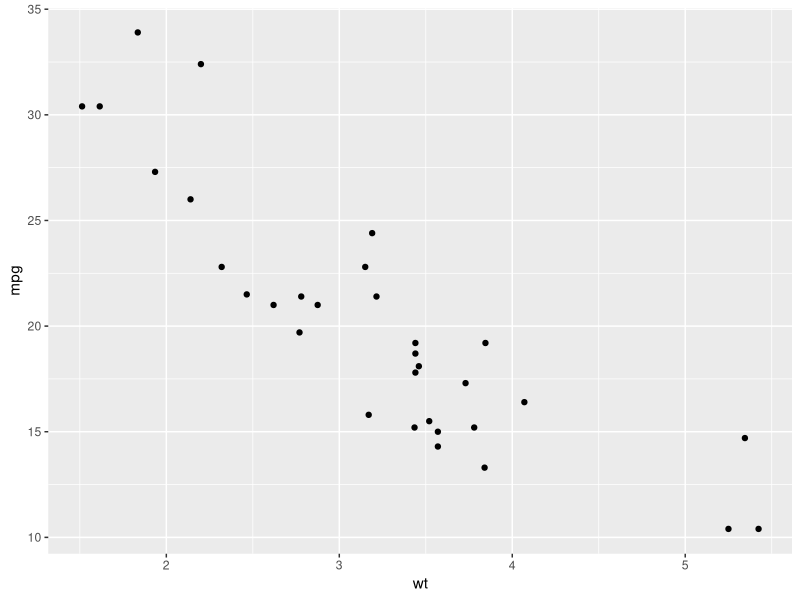
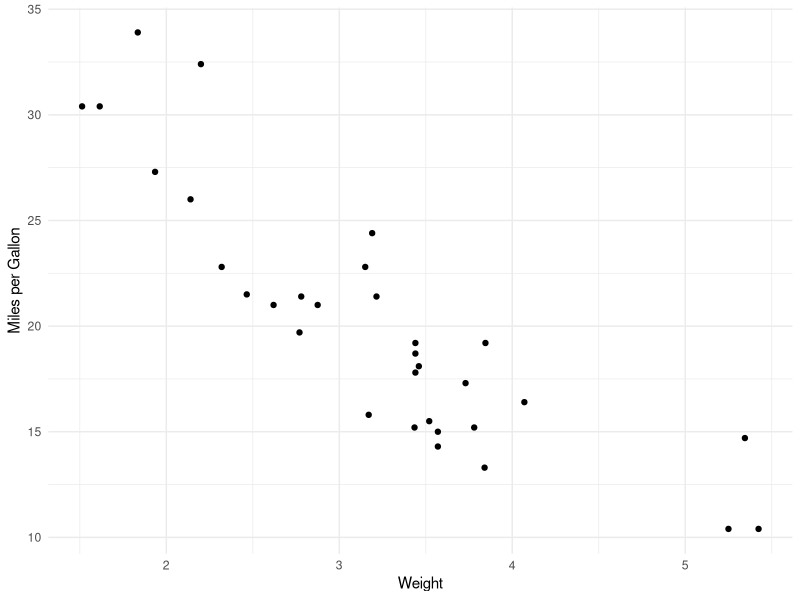
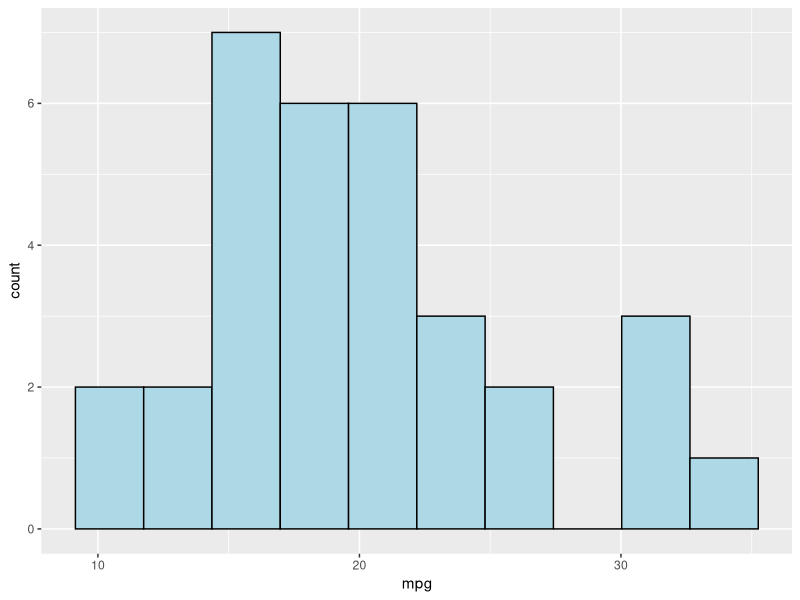
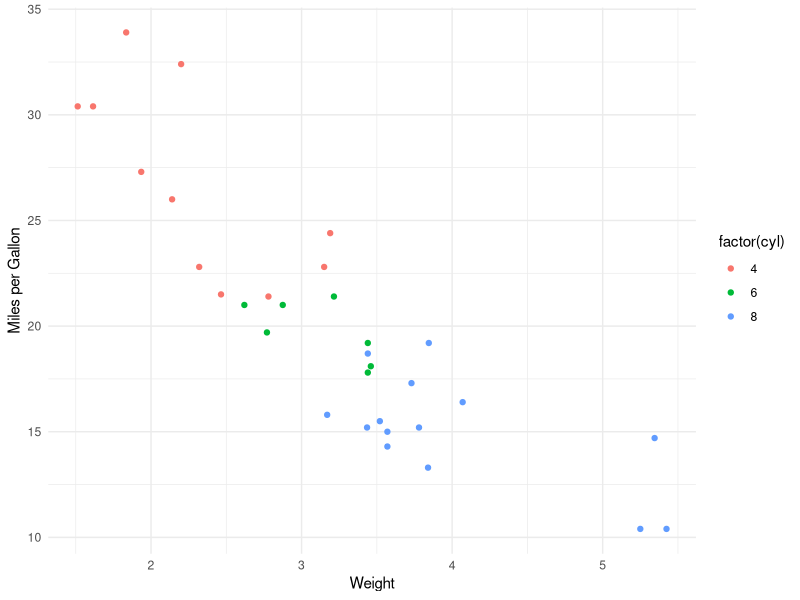
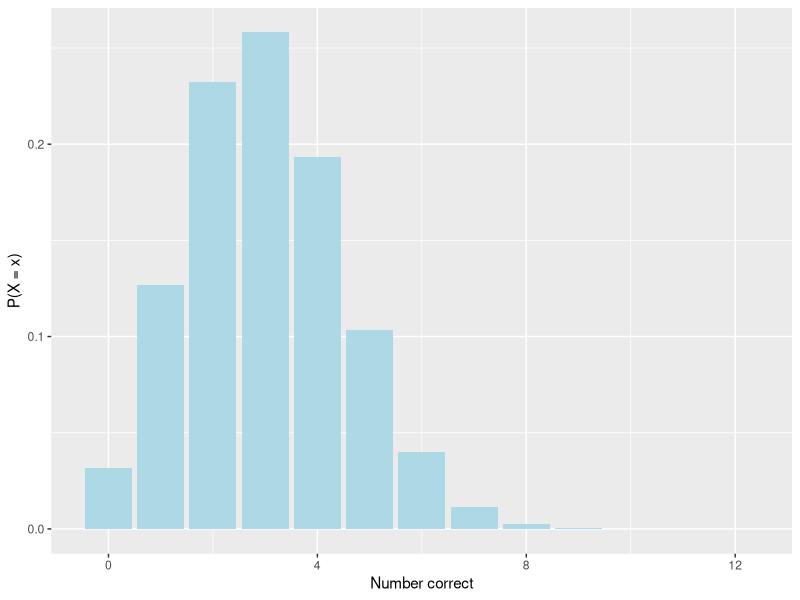
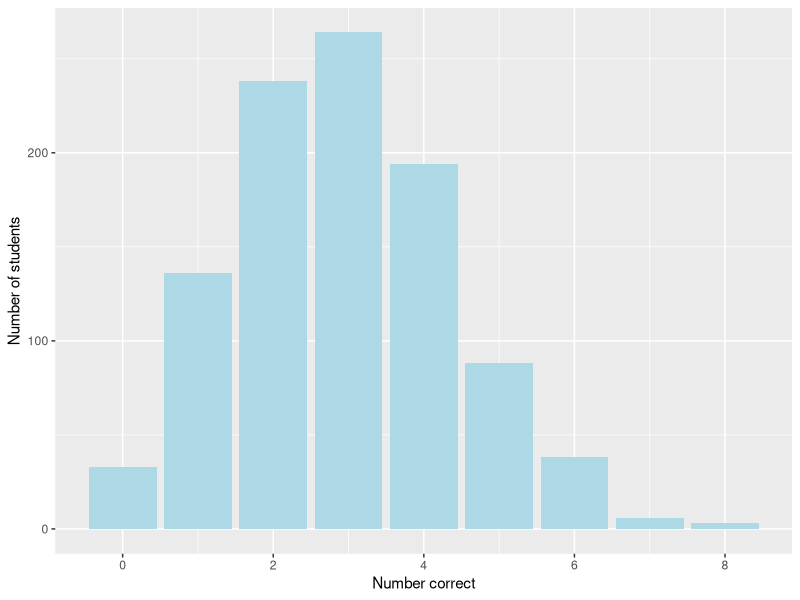
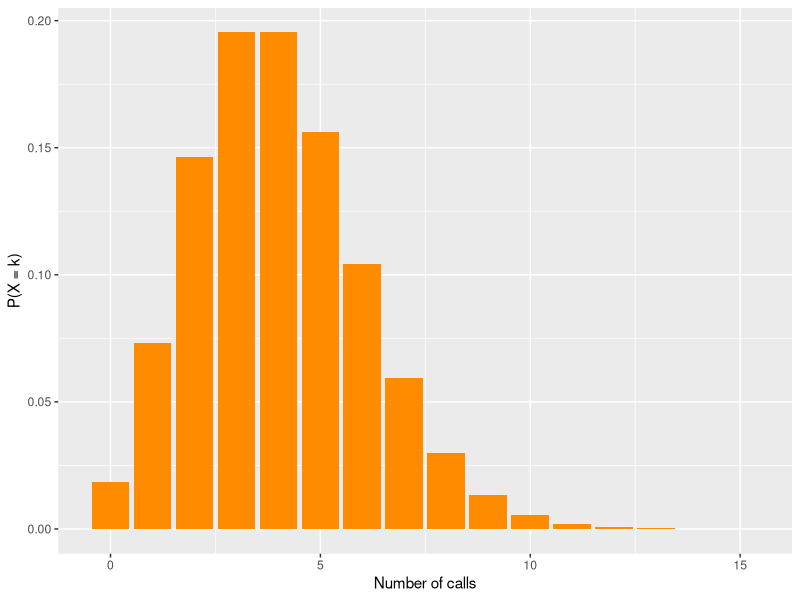
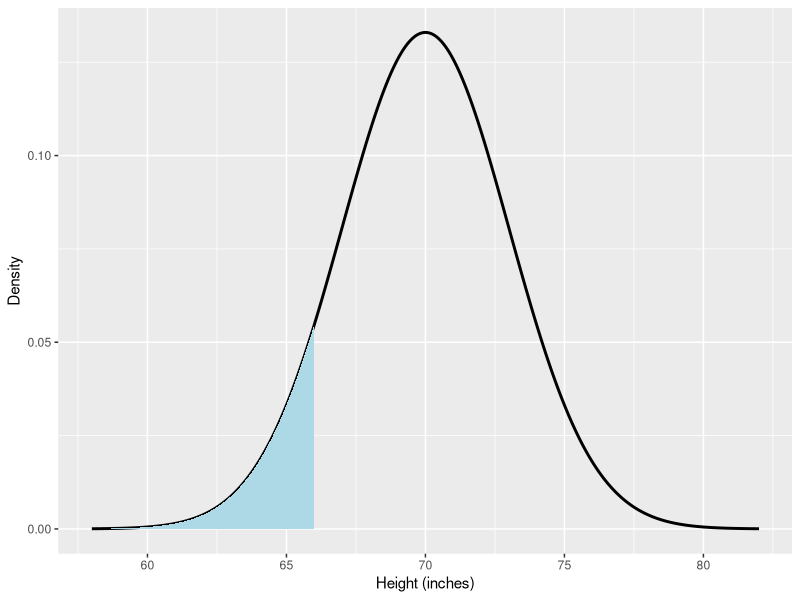

Here is the R script that generated these plots, in order:
## ---- chunk 1
2 + 2
## ---- chunk 2
#| echo: true
#| eval: true

mean(c(82, 91, 76, 88, 95))
## ---- chunk 3
scores <- c(82, 91, 76, 88, 95)
## ---- chunk 4
#install.packages("ggplot2)
library(ggplot2)
## ---- chunk 5
ggplot(data = mtcars, aes(x = wt, y = mpg)) + geom_point()
## ---- chunk 6
ggplot(data = mtcars, aes(x = wt, y = mpg)) + 
  geom_point() +
  labs(x = "Weight",y = "Miles per Gallon") +
  theme_minimal()


## ---- chunk 7
 ggplot(data = mtcars, aes(x = mpg)) + 
   geom_histogram(bins=10,color = "black",fill="lightblue")
## ---- chunk 8
ggplot(data = mtcars, aes(x = wt, y = mpg, color = factor(cyl))) + 
  geom_point() +
  labs(x = "Weight",y = "Miles per Gallon") +
  theme_minimal()
## ---- chunk 9
n <- 12
p <- 0.25
## ---- chunk 10
dbinom(5, size = n, prob = p)
## ---- chunk 11
dbinom(0:12, size = n, prob = p)
## ---- chunk 12
pbinom(3, size = n, prob = p)
## ---- chunk 13
sum(dbinom(0:3, size = n, prob = p))
## ---- chunk 14
1 - pbinom(5, size = n, prob = p)
## ---- chunk 15
pbinom(5, size = n, prob = p, lower.tail = FALSE)
## ---- chunk 16
sum(dbinom(6:12, size = n, prob = p))
## ---- chunk 17

binom_df <- data.frame(x = 0:12)
binom_df$prob <- dbinom(binom_df$x, size = n, prob = p)

ggplot(binom_df, aes(x = x, y = prob)) +
  geom_col(fill = "lightblue") +
  labs( x = "Number correct", y = "P(X = x)") 

## ---- chunk 18
qbinom(0.90, size = n, prob = p)
## ---- chunk 19
#set.seed(90210)

quizzes <- data.frame(correct = rbinom(1000, size = n, prob = p))

ggplot(quizzes, aes(x = correct)) +
  geom_bar(fill = "lightblue") +
  labs(x = "Number correct", y = "Number of students")
## ---- chunk 20
lambda <- 4
## ---- chunk 21
dpois(3, lambda = lambda)
## ---- chunk 22
ppois(2, lambda = lambda)
## ---- chunk 23
ppois(6, lambda = lambda, lower.tail = FALSE)
## ---- chunk 24
pois_df <- data.frame(k = 0:15)
pois_df$prob <- dpois(pois_df$k, lambda = lambda)

ggplot(pois_df, aes(x = k, y = prob)) +
  geom_col(fill = "darkorange") +
  labs(x = "Number of calls",y = "P(X = k)")
## ---- chunk 25
qpois(0.95, lambda = lambda)

set.seed(801)
calls <- rpois(1000, lambda = lambda)

## ---- chunk 26
mu <- 70
sigma <- 3
## ---- chunk 27
pnorm(66, mean = mu, sd = sigma)
## ---- chunk 28
pnorm(74, mean = mu, sd = sigma, lower.tail = FALSE)
## ---- chunk 29
pnorm(74, mean = mu, sd = sigma) - pnorm(66, mean = mu, sd = sigma)
## ---- chunk 30

curve_df <- data.frame(x = seq(58, 82, length.out = 1000))
curve_df$density <- dnorm(curve_df$x, mean = mu, sd = sigma)

ggplot(curve_df, aes(x = x, y = density)) +
  geom_line(linewidth=1) +
  geom_area(data = subset(curve_df, x <= 66), fill = "lightblue") +
  labs(x = "Height (inches)",y = "Density")

## ---- chunk 31
qnorm(0.90, mean = mu, sd = sigma)
## ---- chunk 32
heights <- rnorm(1000, mean = mu, sd = sigma)

mean(heights)
sd(heights)
## ---- chunk 33

## ---- chunk 34

## ---- chunk 35

## ---- chunk 36

## ---- chunk 37

## ---- chunk 38

## ---- chunk 39

## ---- chunk 40

## ---- chunk 41

## ---- chunk 42

## ---- chunk 43

## ---- chunk 44

## ---- chunk 45

## ---- chunk 46

## ---- chunk 47

## ---- chunk 48

## ---- chunk 49

## ---- chunk 50

## ---- chunk 51
